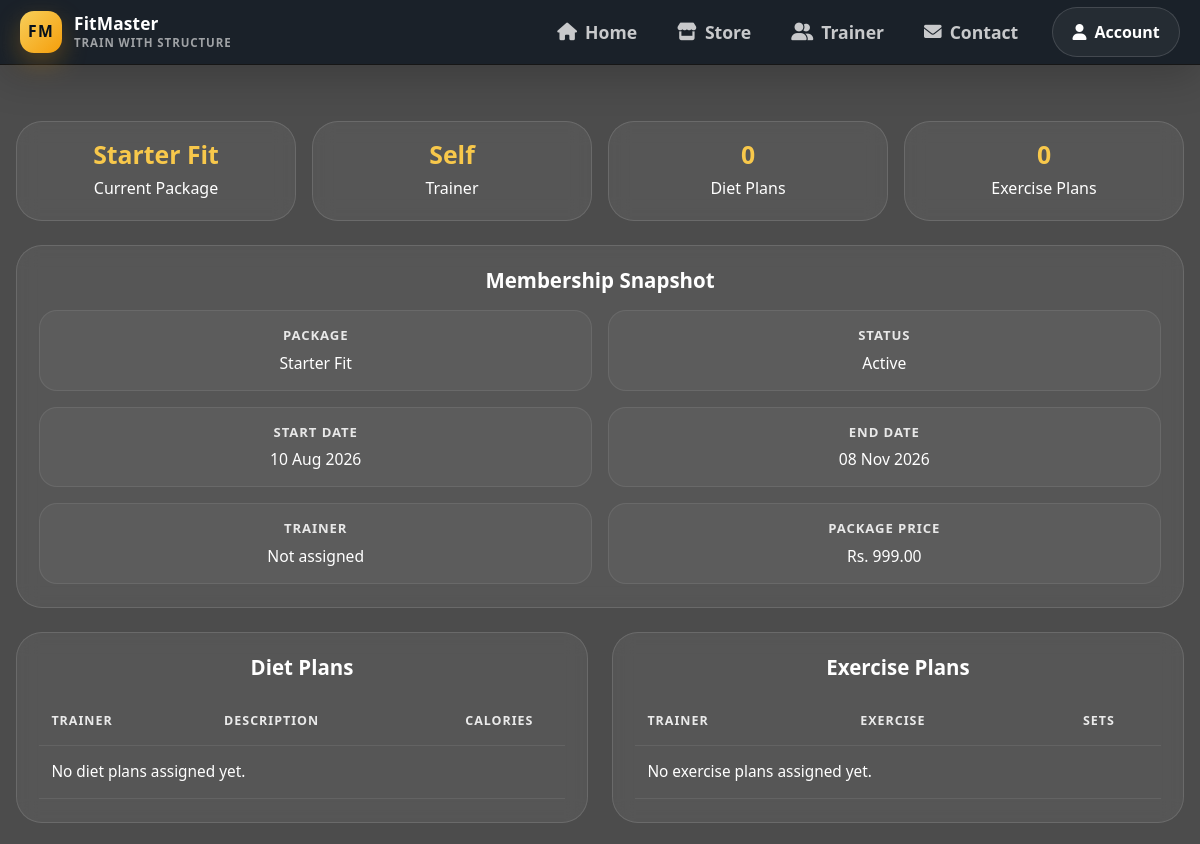
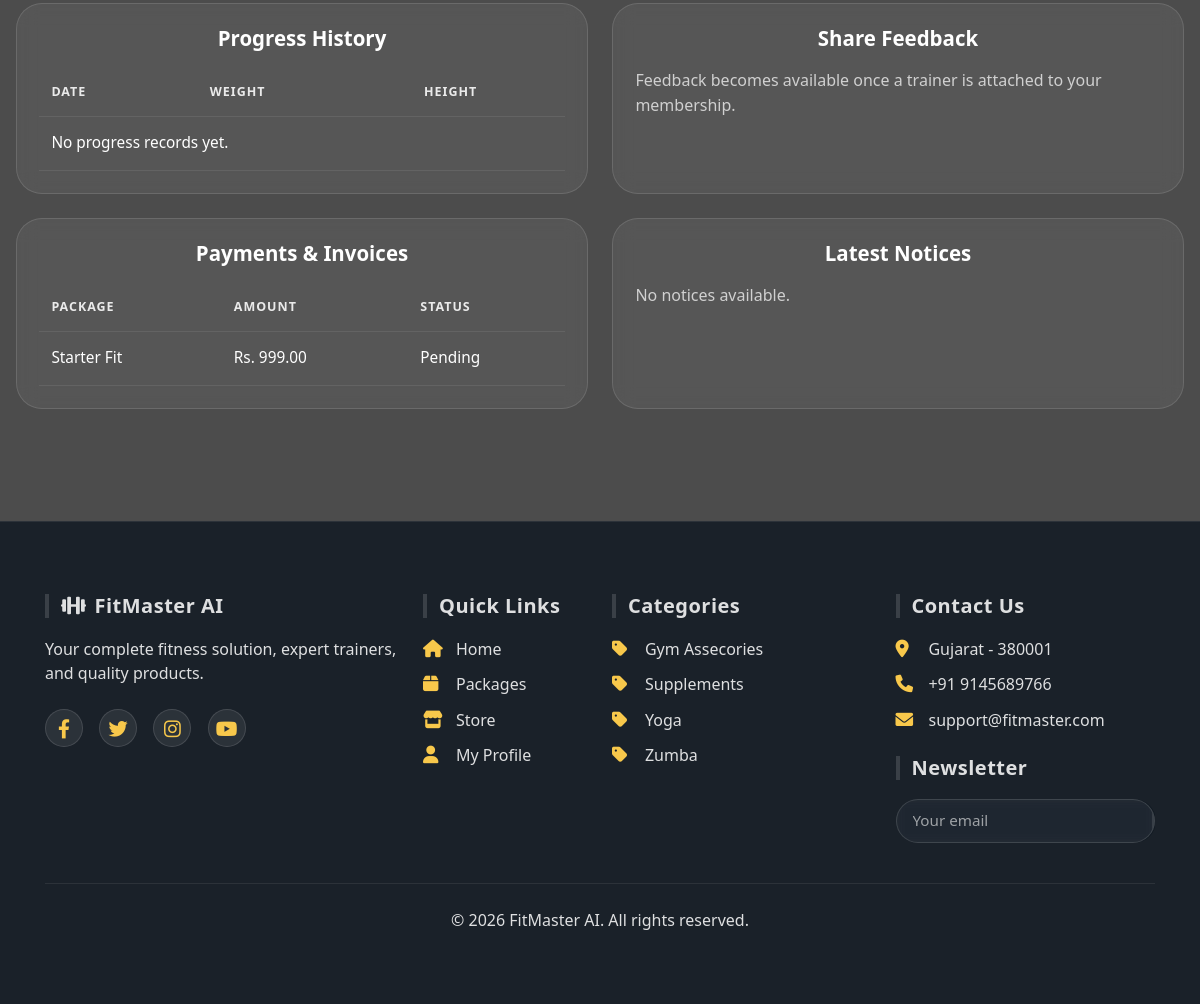
The app's page /myplan/ (signed in) with its own data (2 pictures, top to bottom).
### Fit/models.py (models this page shows, shortened)
class Membership(models.Model):
    customer = models.ForeignKey(User, on_delete=models.CASCADE)
    package = models.ForeignKey(Package, on_delete=models.CASCADE,default=True)
    trainer = models.ForeignKey(Trainer, on_delete=models.SET_NULL, null=True)
    start_date = models.DateField()
    end_date = models.DateField()
    status = models.CharField(max_length=20)

class Package(models.Model):
    name = models.CharField(max_length=100)
    duration_months = models.IntegerField()
    price = models.DecimalField(max_digits=10, decimal_places=2)
    description = models.TextField()

class Payment(models.Model):
     customer = models.ForeignKey(User, on_delete=models.CASCADE)
     membership = models.ForeignKey(Membership, on_delete=models.CASCADE)
     amount = models.DecimalField(max_digits=10, decimal_places=2)
     payment_method = models.CharField(max_length=50)
     payment_date = models.DateTimeField()
     status = models.CharField(max_length=20)
     gateway_order_id = models.CharField(max_length=100, null=True, blank=True)
     gateway_payment_id = models.CharField(max_length=100, null=True, blank=True)
     gateway_signature = models.CharField(max_length=255, null=True, blank=True)

class Category(models.Model):
    name=models.CharField(max_length=100)
    image=models.ImageField(upload_to='Category_images')

### Fit/views.py (the view, shortened to what this page needs)
# urls.py: path('myplan/',myplan,name='myplan'),
@customer_required
def myplan(request):
    if 'login' not in request.session:
        return redirect('login')
    user = User.objects.get(email=request.session['login'])
    membership = _get_active_membership(user)
    if membership is None:
        messages.info(request, 'Purchase a membership first to unlock your plan, trainer guidance, and progress tracking.')
        return redirect('usermember')
    diet_plans = DietPlan.objects.filter(customer=user).select_related('trainer', 'trainer__users').order_by('-created_at')
    exercise_plans = ExercisePlan.objects.filter(customer=user).select_related('trainer', 'trainer__users').order_by('-id')
    progresses = FitnessProgress.objects.filter(customer=user).order_by('-record_date')
    payments = Payment.objects.filter(customer=user).select_related('membership', 'membership__package').order_by('-payment_date')
    invoices = Invoice.objects.filter(payment__customer=user).select_related('payment').order_by('-generated_date')
    notices = _get_visible_notices_for_user(user, role='customer')[:5]
    feedbacks = Feedback.objects.filter(customer=user).select_related('trainer', 'trainer__users').order_by('-created_at')
    return render(request,'myplan.html', {
        'login': True,
        'membership': membership,
        'diet_plans': diet_plans,
        'exercise_plans': exercise_plans,
        'progresses': progresses,
        'payments': payments,
        'invoices': invoices,
        'notices': notices,
        'feedbacks': feedbacks,
    })

### Fit/templates/myplan.html (shortened to what this page needs)
﻿{% extends "nav.html" %}
{% load static %}
{% block extra_css %}
<link rel="stylesheet" href="{% static 'css/templates/myplan.css' %}">
{% endblock %}
{% block content %}
<div class="myplan-wrap">
  <div class="row g-3 mb-4">
    <div class="col-md-3"><div class="metric"><strong>{% if membership %}{{ membership.package.name }}{% else %}None{% endif %}</strong>Current Package</div></div>
    <div class="col-md-3"><div class="metric"><strong>{% if membership and membership.trainer %}{{ membership.trainer.users.firstname }}{% else %}Self{% endif %}</strong>Trainer</div></div>
    <div class="col-md-3"><div class="metric"><strong>{{ diet_plans.count }}</strong>Diet Plans</div></div>
    <div class="col-md-3"><div class="metric"><strong>{{ exercise_plans.count }}</strong>Exercise Plans</div></div>
  </div>
  <div class="row g-4 mb-4">
    <div class="col-12">
      <div class="glass-panel h-100">
        <div class="section-title">Membership Snapshot</div>
        {% if membership %}
        <div class="row g-3">
          <div class="col-md-6"><div class="stat-item"><strong>Package</strong><div>{{ membership.package.name }}</div></div></div>
          <div class="col-md-6"><div class="stat-item"><strong>Status</strong><div>{{ membership.status }}</div></div></div>
          <div class="col-md-6"><div class="stat-item"><strong>Start Date</strong><div>{{ membership.start_date|date:"d M Y" }}</div></div></div>
          <div class="col-md-6"><div class="stat-item"><strong>End Date</strong><div>{{ membership.end_date|date:"d M Y" }}</div></div></div>
          <div class="col-md-6"><div class="stat-item"><strong>Trainer</strong><div>{% if membership.trainer %}{{ membership.trainer.users.firstname }} {{ membership.trainer.users.lastname }}{% else %}Not assigned{% endif %}</div></div></div>
          <div class="col-md-6"><div class="stat-item"><strong>Package Price</strong><div>Rs. {{ membership.package.price }}</div></div></div>
        </div>
        {% else %}
        <p style="margin:0; color: rgba(255,255,255,.72);">No membership active yet. Choose a package to unlock plans, invoices, and trainer guidance.</p>
        {% endif %}
      </div>
    </div>
  </div>
  <div class="row g-4 mb-4">
    <div class="col-lg-6">
      <div class="glass-panel h-100">
        <div class="section-title">Diet Plans</div>
        <div class="table-responsive">
          <table class="table-lite">
            <thead><tr><th>Trainer</th><th>Description</th><th>Calories</th><th>Date</th></tr></thead>
            <tbody>
              {% for plan in diet_plans %}
              <tr>
                <td>{{ plan.trainer.users.firstname }} {{ plan.trainer.users.lastname }}</td>
                <td>{{ plan.diet_description }}</td>
                <td>{{ plan.calories }}</td>
                <td>{{ plan.created_at|date:"d M Y" }}</td>
              </tr>
              {% empty %}
              <tr><td colspan="4">No diet plans assigned yet.</td></tr>
              {% endfor %}
            </tbody>
          </table>
        </div>
      </div>
    </div>
    <div class="col-lg-6">
      <div class="glass-panel h-100">
        <div class="section-title">Exercise Plans</div>
        <div class="table-responsive">
          <table class="table-lite">
            <thead><tr><th>Trainer</th><th>Exercise</th><th>Sets</th><th>Reps</th></tr></thead>
            <tbody>
              {% for plan in exercise_plans %}
              <tr>
                <td>{{ plan.trainer.users.firstname }} {{ plan.trainer.users.lastname }}</td>
                <td>{{ plan.exercise_name }}</td>
                <td>{{ plan.sets }}</td>
                <td>{{ plan.reps }}</td>
              </tr>
              {% empty %}
              <tr><td colspan="4">No exercise plans assigned yet.</td></tr>
              {% endfor %}
            </tbody>
          </table>
        </div>
      </div>
    </div>
  </div>
  <div class="row g-4 mb-4">
    <div class="col-lg-6">
      <div class="glass-panel h-100">
        <div class="section-title">Progress History</div>
        <div class="table-responsive">
          <table class="table-lite">
            <thead><tr><th>Date</th><th>Weight</th><th>Height</th><th>BMI</th></tr></thead>
            <tbody>
              {% for item in progresses %}
              <tr>
                <td>{{ item.record_date|date:"d M Y" }}</td>
                <td>{{ item.weight }} kg</td>
                <td>{{ item.height }} cm</td>
                <td>{{ item.bmi }}</td>
              </tr>
              {% empty %}
              <tr><td colspan="4">No progress records yet.</td></tr>
              {% endfor %}
            </tbody>
          </table>
        </div>
      </div>
    </div>
    <div class="col-lg-6">
      <div class="glass-panel h-100">
        <div class="section-title">Share Feedback</div>
        {% if membership and membership.trainer %}
        <form method="post">
          {% csrf_token %}
          <input type="hidden" name="action" value="feedback">
          <div class="mb-3">
            <label class="mb-2">Rating</label>
            <select name="rating" class="form-select-glass" required>
              <option value="">Select rating</option>
              <option value="5">5 - Excellent</option>
              <option value="4">4 - Good</option>
              <option value="3">3 - Average</option>
              <option value="2">2 - Poor</option>
              <option value="1">1 - Very Poor</option>
            </select>
          </div>
          <div class="mb-3">
            <label class="mb-2">Comments</label>
            <textarea name="comments" class="form-textarea-glass" required></textarea>
          </div>
          <button type="submit" class="cta-btn">Submit Feedback</button>
        </form>
        {% else %}
        <p style="margin:0; color: rgba(255,255,255,.72);">Feedback becomes available once a trainer is attached to your membership.</p>
        {% endif %}
      </div>
    </div>
  </div>
  <div class="row g-4">
    <div class="col-lg-6">
      <div class="glass-panel h-100">
        <div class="section-title">Payments & Invoices</div>
        <div class="table-responsive">
          <table class="table-lite">
            <thead><tr><th>Package</th><th>Amount</th><th>Status</th><th>Invoice</th></tr></thead>
            <tbody>
              {% for payment in payments %}
              <tr>
                <td>{{ payment.membership.package.name }}</td>
                <td>Rs. {{ payment.amount }}</td>
                <td>{{ payment.status }}</td>
              </tr>
              {% empty %}
              <tr><td colspan="4">No payment records available.</td></tr>
              {% endfor %}
            </tbody>
          </table>
        </div>
      </div>
    </div>
    <div class="col-lg-6">
      <div class="glass-panel h-100">
        <div class="section-title">Latest Notices</div>
        {% for notice in notices %}
        <div class="notice-item">
          <div style="font-weight:700;">{{ notice.title }}</div>
          <div style="color: rgba(255,255,255,.78); margin-top:.3rem;">{{ notice.message }}</div>
          <div style="font-size:.8rem; color: rgba(255,255,255,.5); margin-top:.35rem;">{{ notice.created_at|date:"d M Y, h:i A" }}</div>
        </div>
        {% empty %}
        <p style="margin:0; color: rgba(255,255,255,.72);">No notices available.</p>
        {% endfor %}
      </div>
    </div>
  </div>
</div>
{% endblock %}

### Fit/templates/nav.html (shortened to what this page needs)
﻿<!DOCTYPE html>
<html lang="en">
<head>
    <link href="https://cdn.jsdelivr.net/npm/bootstrap@5.3.2/dist/css/bootstrap.min.css" rel="stylesheet">
    <link rel="stylesheet" href="https://cdnjs.cloudflare.com/ajax/libs/font-awesome/6.0.0/css/all.min.css">
    <link href="https://unpkg.com/aos@2.3.1/dist/aos.css" rel="stylesheet">
    {% load static %}
    <link rel="stylesheet" href="{% static 'css/style.css' %}">
    <link rel="stylesheet" href="{% static 'css/templates/nav.css' %}">
    {% block extra_css %}{% endblock %}
</head>
<body>
<nav class="navbar navbar-expand-lg fixed-top glass-navbar site-navbar">
    <div class="container">
        <a class="navbar-brand site-brand" href="{% url 'index' %}">
            <span class="site-brand-mark">
                <span class="site-brand-initials">FM</span>
            </span>
            <span class="site-brand-copy">
                <span class="site-brand-title">FitMaster</span>
                <span class="site-brand-sub">Train With Structure</span>
            </span>
        </a>
        <div class="collapse navbar-collapse" id="navbarNav">
            <ul class="navbar-nav ms-auto site-nav-links">
                <li class="nav-item">
                    <a class="nav-link {% if request.path == '/' %}active{% endif %}" href="{% url 'index' %}"><i class="fas fa-house"></i>Home</a>
                </li>
                <li class="nav-item">
                    <a class="nav-link {% if request.path == '/store/' %}active{% endif %}" href="{% url 'store' %}"><i class="fas fa-store"></i>Store</a>
                </li>
                <li class="nav-item">
                    <a class="nav-link {% if request.path == '/trainer-detail/' %}active{% endif %}" href="{% url 'trainer_detail' %}"><i class="fas fa-user-group"></i>Trainer</a>
                </li>
                <li class="nav-item">
                    <a class="nav-link {% if request.path == '/contact/' %}active{% endif %}" href="{% url 'contact_page' %}">
                        <i class="fas fa-envelope"></i>Contact
                    </a>
                </li>
            </ul>
            <div class="site-nav-actions">
                {% if request.session.login %}
                    <div class="site-account-dropdown" id="accountDropdown">
                        <button class="site-pill site-dropdown-toggle site-pill-outline" type="button" id="accountDropdownToggle" aria-expanded="false" aria-controls="accountDropdownMenu">
                            <i class="fas fa-user"></i>Account
                        </button>
                    </div>
                {% endif %}
            </div>
        </div>
    </div>
</nav>
<main class="w-100">
    {% block content %}{% endblock %}
</main>
<footer class="glass-footer" id="contact">
    <div class="container">
        <div class="row g-4">
            <div class="col-lg-4 col-md-6">
                <h5><i class="fas fa-dumbbell me-2"></i>FitMaster AI</h5>
                <p class="mt-3">Your complete fitness solution, expert trainers, and quality
                    products.</p>
                <div class="social-links">
                    <a href="#"><i class="fab fa-facebook-f"></i></a>
                    <a href="#"><i class="fab fa-twitter"></i></a>
                    <a href="#"><i class="fab fa-instagram"></i></a>
                    <a href="#"><i class="fab fa-youtube"></i></a>
                </div>
            </div>
            <div class="col-lg-2 col-md-6">
                <h5>Quick Links</h5>
                <ul class="footer-links">
                    <li><a href="{% url 'index' %}"><i class="fas fa-home"></i> Home</a></li>
                    <li><a href="{% url 'usermember' %}"><i class="fas fa-box"></i> Packages</a></li>
                    <li><a href="{% url 'store' %}"><i class="fas fa-store"></i> Store</a></li>
                    <li><a href="{% url 'userprofile' %}"><i class="fas fa-user"></i> My Profile</a></li>
                </ul>
            </div>
            <div class="col-lg-3 col-md-6">
                <h5>Categories</h5>
                <ul class="footer-links">
                    {% for category in footer_categories %}
                    <li><a href="{% url 'product' category.id %}"><i class="fas fa-tag"></i> {{ category.name }}</a></li>
                    {% empty %}
                    <li><a href="{% url 'store' %}"><i class="fas fa-store"></i> Browse Products</a></li>
                    {% endfor %}
                </ul>
            </div>
            <div class="col-lg-3 col-md-6">
                <h5>Contact Us</h5>
                <ul class="footer-links">
                    <li><i class="fas fa-map-marker-alt"></i> Gujarat - 380001</li>
                    <li><i class="fas fa-phone"></i> +91 9145689766</li>
                    <li><i class="fas fa-envelope"></i> support@fitmaster.com</li>
                </ul>
                <h5 class="mt-4">Newsletter</h5>
                <form method="post" action="{% url 'subscribe_newsletter' %}" class="newsletter-form">
                    <input type="email" name="newsletter_email" placeholder="Your email" required>
                    <button type="submit"></button>
                </form>
            </div>
        </div>
        <div class="footer-bottom">
            <p>&copy; 2026 FitMaster AI. All rights reserved.</p>
        </div>
    </div>
</footer>
</body>
</html>

### records on screen
Membership: package.name "Starter Fit", status "Active", start_date "10 Aug 2026", end_date "08 Nov 2026", package.price "999.00"
Payment: membership.package.name "Starter Fit", amount "999.00", status "Pending"
Category: name "Gym Assecories"
Category: name "Supplements"
Category: name "Yoga"
Category: name "Zumba"

### other values on screen
{{ diet_plans.count }} "0"
{{ exercise_plans.count }} "0"
